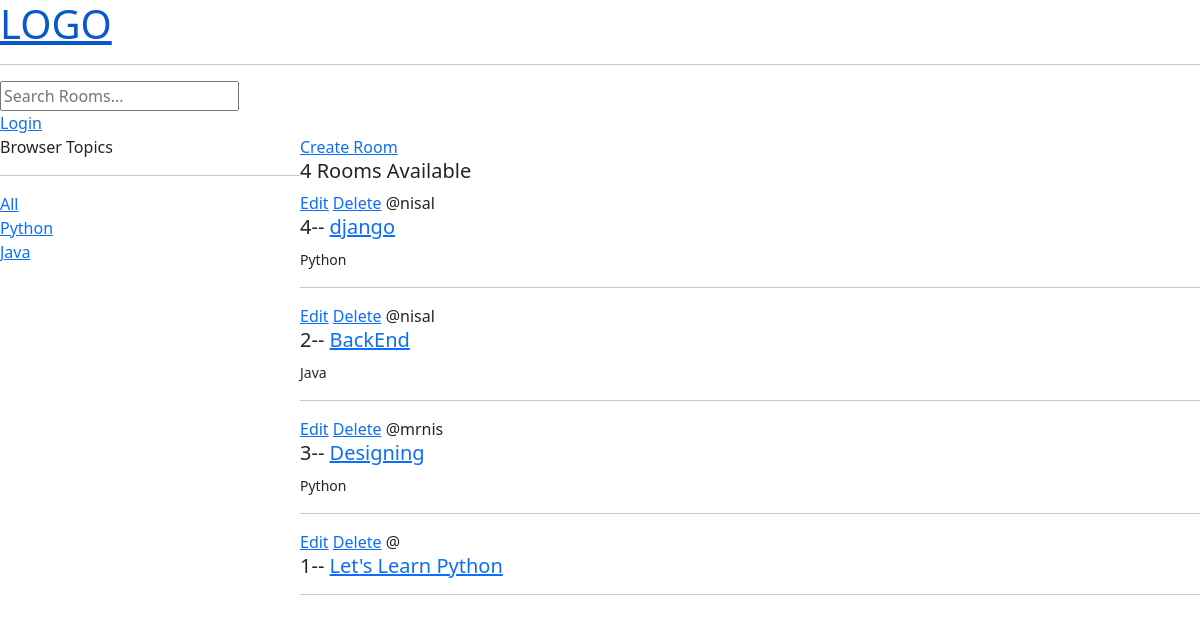
Before: / with the older database file.
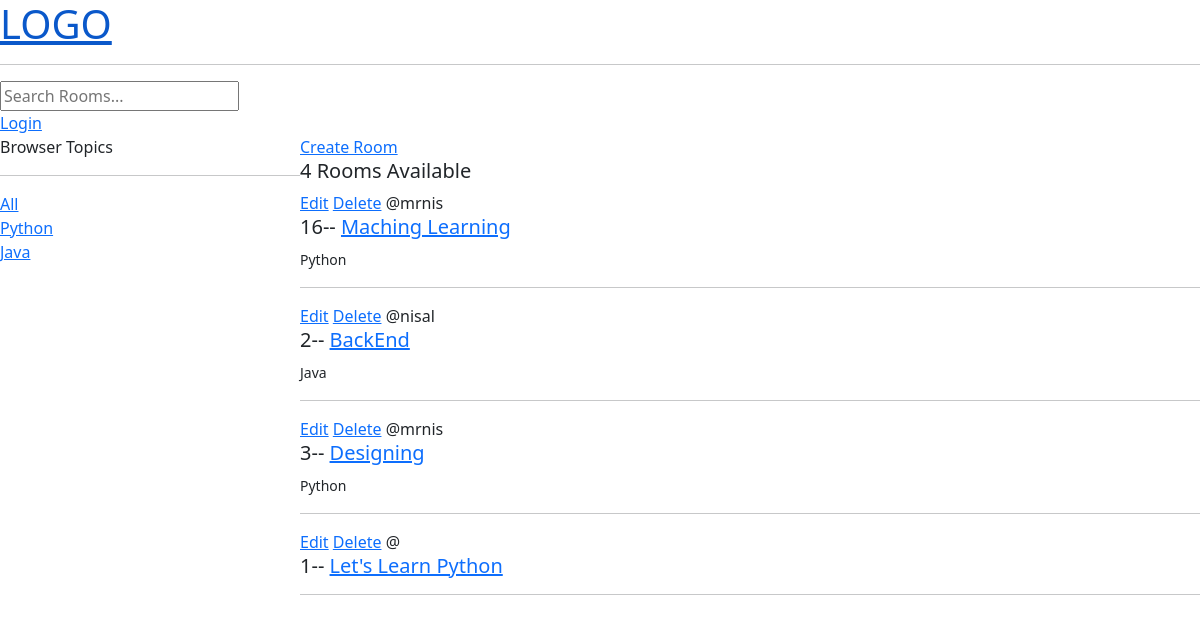
After: the same page with the newer database file.
### base/models.py (models this page shows, shortened)
class Topic(models.Model):
    name = models.CharField(max_length=200)

class Room(models.Model):
    host = models.ForeignKey(User, on_delete=models.SET_NULL, null=True)
    topic = models.ForeignKey(Topic, on_delete=models.SET_NULL, null=True)
    name = models.CharField(max_length=200)
    description = models.TextField(null=True, blank=True)
    updated = models.DateTimeField(auto_now=True)
    created = models.DateTimeField(auto_now_add=True)
    class Meta:
        ordering = ['-updated', '-created']

### base/views.py (the view)
# urls.py: path("", views.home, name='home'),
def home(request):
    q = request.GET.get('q') if request.GET.get('q') != None else ''
    rooms = models.Room.objects.filter(
        Q(topic__name__icontains=q) |
        Q(description__icontains=q) |
        Q(name__icontains=q) |
        Q(host__username__icontains=q))
    room_count = rooms.count()
    topics = models.Topic.objects.all()
    return render(request, 'base/home.html', context={'rooms': rooms, 'topics': topics, 'room_count': room_count})

### base/templates/base/home.html (shortened to what this page needs)
{% extends 'base.html' %}
{% block content %}
<div class="home-container">
    <div class="">
        Browser Topics
        <hr>
        <div>
            <a href="{% url 'home' %}">All</a>
        </div>
        {% for topic in topics %}
        <div>
            <a href="{% url 'home' %}?q={{topic.name}}">{{topic.name|title}}</a>
        </div>
        {% endfor %}
    </div>
    <div class="">
        <a href="{% url 'create-room' %}">Create Room</a>
        <h5>{{room_count}} Rooms Available</h5>
        <div class="">
            {% for room in rooms %}
            <a href="{% url 'update-room' room.id %}">Edit</a>
            <a href="{% url 'delete-room' room.id %}">Delete</a>
            <span>@{{room.host.username}}</span>
            <h5>{{room.id}}-- <a href="{% url 'room' room.id %}"> {{room.name}}</a></h5>
            <small>{{room.topic.name}}</small>
            <hr>
            {% endfor %}
        </div>
    </div>
</div>
{% endblock content %}

### templates/base.html (shortened to what this page needs)
<!DOCTYPE html>
{% load static %}
<html lang="en">
<head>
    <link rel="stylesheet" href="{% static 'css/style.css' %}">
    <link href="https://cdn.jsdelivr.net/npm/bootstrap@5.1.3/dist/css/bootstrap.min.css" rel="stylesheet"
>
</head>
<body>
    {% include 'header.html' %}
    {% block content %}
    {% endblock content %}
</body>
</html>

### templates/header.html
<a href="/">
    <h1>LOGO</h1>
</a>
<hr>
<form action="{% url 'home' %}" method="get">
    <input type="text" name="q" id="" placeholder="Search Rooms..." />
</form>
{% if request.user.is_authenticated %}
<span>{{request.user.username}}</span>
<a href="{% url 'logout' %}">Logout </a>
{% else %}
<a href=" {% url 'login' %}">Login</a>
{% endif %}

### base/templates/base/home.html (style rules this page uses)
.home-container { display: grid; grid-template-columns: 1fr 3fr; }

Changed rows visible on the page:
removed Room: host.username "nisal", id "4", name "django", topic.name "Python"
added Room: host.username "mrnis", id "16", name "Maching Learning", topic.name "Python"
